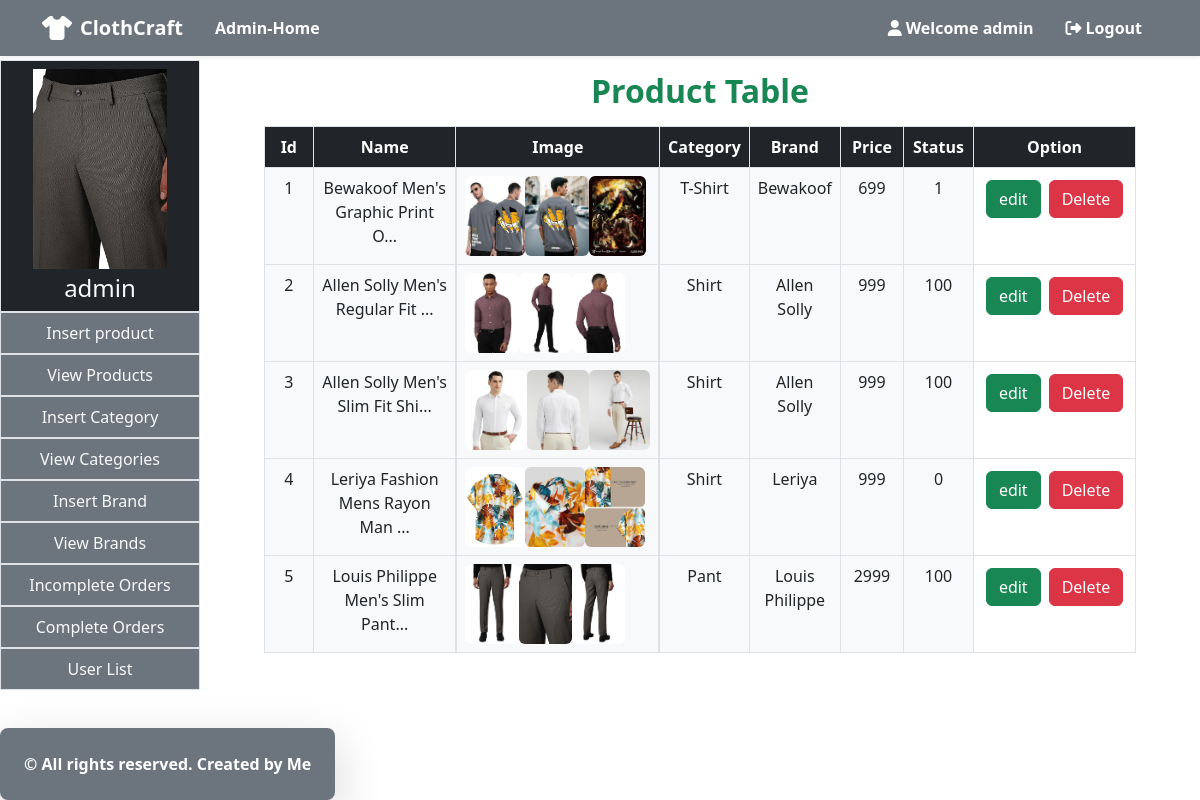
Page /admin_area/?view_product (signed in) on the committed database.
### tables this page shows
CREATE TABLE `products` (
  `product_id` int(11) NOT NULL,
  `product_name` varchar(100) NOT NULL,
  `product_description` text NOT NULL,
  `product_keyword` varchar(255) NOT NULL,
  `category_id` int(11) NOT NULL,
  `brand_id` int(11) NOT NULL,
  `product_image1` mediumblob NOT NULL,
  `product_image2` mediumblob NOT NULL,
  `product_image3` mediumblob NOT NULL,
  `product_price` int(100) NOT NULL,
  `date` timestamp NOT NULL DEFAULT current_timestamp() ON UPDATE current_timestamp(),
  `status` varchar(100) NOT NULL
);

CREATE TABLE `category` (
  `category_id` int(11) NOT NULL,
  `category_name` varchar(30) NOT NULL
);

CREATE TABLE `brand` (
  `brand_id` int(10) NOT NULL,
  `brand_name` varchar(30) NOT NULL
);

### admin_area/view_product.php (the view, shortened to what this page needs)
<div class="d-flex align-items-center justify-content-center min-vh-50 mt-3">
    <div class="container">
        <h2 class="text-center text-success fw-bold">Product Table</h2>
        <div class="col-md-11 mx-auto">
            <table class="table my-3 border table-bordered table-hover mx-auto">
                <thead>
                    <tr>
                        <th class="col-1 text-center bg-dark text-white" scope="col">Id</th>
                        <th class="col-3 text-center bg-dark text-white" scope="col">Name</th>
                        <th class="col-1 text-center bg-dark text-white" scope="col">Image</th>
                        <th class="col-1 text-center bg-dark text-white" scope="col">Category</th>
                        <th class="col-1 text-center bg-dark text-white" scope="col">Brand</th>
                        <th class="col-1 text-center bg-dark text-white" scope="col">Price</th>
                        <th class="col-1 text-center bg-dark text-white" scope="col">Status</th>
                        <th class="col-2 text-center bg-dark text-white" scope="col">Option</th>
                    </tr>
                </thead>
                <tbody>
                    <?php
                    include('../database/db.php');
                    $query = ("SELECT * FROM `products` JOIN `brand` ON products.brand_id = brand.brand_id JOIN `category` ON products.category_id = category.category_id");
                    $result = $conn->query($query);
                    foreach ($result as $row) {
                        $product_name = $row['product_name'];
                        $product_id = $row['product_id'];
                        $product_price = $row['product_price'];
                        $product_status = $row['status'];
                        $product_dec1 = $row['product_image1'];
                        $product_dec2 = $row['product_image2'];
                        $product_dec3 = $row['product_image3'];
                        $product_image1 =  htmlspecialchars("../image/".$product_dec1, ENT_QUOTES);
                        $product_image2 =  htmlspecialchars("../image/".$product_dec2, ENT_QUOTES);
                        $product_image3 =  htmlspecialchars("../image/".$product_dec3, ENT_QUOTES);
                        $brand_name = $row['brand_name'];
                        $category_name = $row['category_name'];
                        echo "<tr class='border'>
                        <td class='bg-light text-center text-dark'>$product_id</td>
                        <td class='bg-light text-center text-dark'>" . (strlen($product_name) > 25 ? substr($product_name, 0, 30) . '...' : $product_name) . "</td>
                        <td class='bg-light text-center text-dark d-flex'>
                            <img height='80px' class='rounded' src='$product_image1'>
                            <img height='80px' class='rounded' src='$product_image2'>
                            <img height='80px' class='rounded' src='$product_image3'>
                        </td>
                        <td class='bg-light text-center text-dark'>$category_name</td>
                        <td class='bg-light text-center text-dark'>$brand_name</td>
                        <td class='bg-light text-center text-dark'>$product_price</td>
                        <td class='bg-light text-center text-dark'>$product_status</td>
                        <td>
                            <div class='d-flex justify-content-center'>
                                <a class='btn btn-success text-white m-1' name='product_edit' href='?edit_product=$product_id'>edit</a>
                                <a class='btn btn-danger text-white m-1' name='delete' href='?view_product&remove_product=$product_id'>Delete</a>
                            </div>
                        </td>
                      </tr>";
                    }
                    ?>
                </tbody>
            </table>
        </div>
    </div>
</div>

### admin_area/index.php (shortened to what this page needs)
<!doctype html>
<html lang="en">
<head>
    <link href="https://cdn.jsdelivr.net/npm/bootstrap@5.3.3/dist/css/bootstrap.min.css" rel="stylesheet"
>
    <link rel="stylesheet" href="https://cdnjs.cloudflare.com/ajax/libs/animate.css/4.1.1/animate.min.css" />
    <link rel="stylesheet" href="style.css">
</head>
<body>
    <?php
    include('components/header.php');
    include('../database/db.php');
    if (isset($_GET['admin_register']) && !isset($_SESSION['admin'])) {
        include('admin_register.php');
    } else if (isset($_GET['admin_login']) && !isset($_SESSION['admin'])) {
        include('admin_login.php');
    } else if (!isset($_SESSION['admin'])) {
        header("Location: index.php?admin_login");
        exit();
    } else if (isset($_GET['logout'])) {
        session_unset();
        session_destroy();
        header("location: /cloth-store/");
    } else if (isset($_SESSION['admin'])) {
        $admin_id = $_SESSION['admin']['admin_id'];
        $admin_name = $_SESSION['admin']['admin_name'];
        $image = $conn->query("SELECT admin_image FROM `admin` WHERE admin_id = $admin_id")->fetch_assoc()['admin_image'];
        $admin_image = '../image/' . $image;
        ?>
                        <div class="d-flex container-fluid p-0 m-0">
                            <div class="col-md-2 bg-secondary p-0 m-0 mt-1 position-relative">
                                <div class="collapse d-md-block" id="sidebarMenu">
                                    <ul class="navbar-nav me-auto">
                                        <div>
                                            <li class="nav-item bg-dark text-white text-center border border-1">
                                                <a class="nav-link decoration-none text-light" href="#">
                                                    <div class="d-flex flex-column align-items-center">
                                                        <img src="<?php echo $admin_image; ?>" class="img-fluid"
                                                            style="height: 200px;  object-fit: cover; margin-bottom: 5px;">
                                                    </div>
                                                    <h4 class="mb-0"><?php echo $admin_name; ?></h4>
                                                </a>
                                            </li>
                                        </div>
                                        <li class="nav-item text-white text-center border border-1">
                                            <a class="nav-link decoration-none text-light" href="?insert_product">Insert product</a>
                                        </li>
                                        <li class="nav-item text-white text-center border border-1">
                                            <a class="nav-link decoration-none text-light" href="?view_product">View Products</a>
                                        </li>
                                        <li class="nav-item text-white text-center border border-1">
                                            <a class="nav-link decoration-none text-light" href="index.php?insert_category">Insert
                                                Category</a>
                                        </li>
                                        <li class="nav-item text-white text-center border border-1">
                                            <a class="nav-link decoration-none text-light" href="index.php?view_category">View
                                                Categories</a>
                                        </li>
                                        <li class="nav-item text-white text-center border border-1">
                                            <a class="nav-link decoration-none text-light" href="index.php?insert_brand">Insert Brand</a>
                                        </li>
                                        <li class="nav-item text-white text-center border border-1">
                                            <a class="nav-link decoration-none text-light" href="?view_brand">View Brands</a>
                                        </li>
                                        <li class="nav-item text-white text-center border border-1">
                                            <a class="nav-link decoration-none text-light" href="?incomplete_orders">Incomplete Orders</a>
                                        </li>
                                        <li class="nav-item text-white text-center border border-1">
                                            <a class="nav-link decoration-none text-light" href="?complete_orders">Complete Orders</a>
                                        </li>
                                        <li class="nav-item text-white text-center border border-1">
                                            <a class="nav-link decoration-none text-light" href="?user_list">User List</a>
                                        </li>
                                    </ul>
                                </div>
                            </div>
                            <div class="col-md-10">
                                <div class="container">
                        <?php
                        if (isset($_GET['insert_category'])) {
                            include('insert_category.php');
                        } else if (isset($_GET['insert_brand'])) {
                            include('insert_brand.php');
                        } else if (isset($_GET['remove_product'])) {
                            include('remove_product.php');
                        } else if (isset($_GET['view_category'])) {
                            include('view_category.php');
                        } else if (isset($_GET['insert_product'])) {
                            include('insert_product.php');
                        } else if (isset($_GET['view_product'])) {
                            include('view_product.php');
                        } else if (isset($_GET['view_brand'])) {
                            include('view_brand.php');
                        } else if (isset($_GET['edit_product'])) {
                            include('edit_product.php');
                        } else if (isset($_GET['incomplete_orders'])) {
                            include('incomplete_orders.php');
                        } else if (isset($_GET['user_list'])) {
                            include('user_list.php');
                        } else if (isset($_GET['complete_orders'])) {
                            include('complete_orders.php');
                        }
                        ?>
                                </div>
                            </div>
                        </div>
        <?php
    }
    ?>
    <div class="bg-secondary text-white p-4 text-center shadow-lg rounded-3 mt-5 footer">
        <p class="fw-bold mb-0">© All rights reserved. Created by Me</p>
    </div>
</body>
</html>

### style.css (style rules this page uses)
.footer { position: absolute; bottom: 0; }

### rows in the picture
products: product_id "1", product_name "Bewakoof Men's Graphic Print O", product_image1 (picture), product_image2 (picture), product_image3 (picture), category.category_name "T-Shirt", brand.brand_name "Bewakoof", product_price "699", status "1"
products: product_id "2", product_name "Allen Solly Men's Regular Fit", product_image1 (picture), product_image2 (picture), product_image3 (picture), category.category_name "Shirt", brand.brand_name "Allen Solly", product_price "999", status "100"
products: product_id "3", product_name "Allen Solly Men's Slim Fit Shi", product_image1 (picture), product_image2 (picture), product_image3 (picture), category.category_name "Shirt", brand.brand_name "Allen Solly", product_price "999", status "100"
products: product_id "4", product_name "Leriya Fashion Mens Rayon Man", product_image1 (picture), product_image2 (picture), product_image3 (picture), category.category_name "Shirt", brand.brand_name "Leriya", product_price "999", status "0"
products: product_id "5", product_name "Louis Philippe Men's Slim Pant", product_image1 (picture), product_image2 (picture), product_image3 (picture), category.category_name "Pant", brand.brand_name "Louis Philippe", product_price "2999", status "100"

### other values in the picture
$_SESSION['admin']['admin_name'] "admin"
$admin_name "admin"
